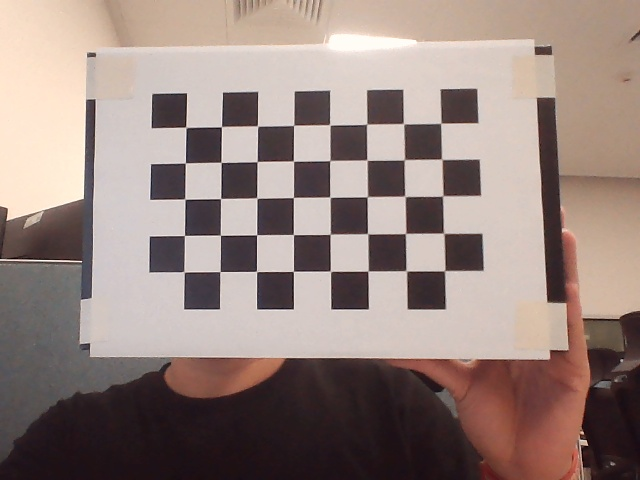
#> input picture tools_box/camera_params/board_0.jpg, 640 x 480 px; its folder holds 4 pictures in this run
$ python camera_params.py
#> lines starting #> are read from the running program, lines starting #| are printed output that depends on the picture; after the words box and inside, x2 and y2 are one past the last pixel; in counts of white or black regions, pixels touching at a corner belong together
import numpy as np
import cv2 as cv

if __name__ == '__main__':
    # 设置棋盘格的角点数
    n_rows = 5
    n_cols = 8

    # 设置棋盘格的实际尺寸（单位：米）
    square_size = 0.025

    # 创建棋盘格的三维坐标点
    objp = np.zeros((n_rows * n_cols, 3), np.float32)
    objp[:, :2] = np.mgrid[0:n_rows, 0:n_cols].T.reshape(-1, 2) * square_size

    # 创建存储三维点和图像点的列表
    objpoints = []  # 三维点
    imgpoints = []  # 图像点

    # 读取所有的棋盘格图片
    images = []
    for i in range(0, 15):
        images.append('board_{}.jpg'.format(i))

    # 遍历每张图片，寻找角点
    gray = None
    for path in images:
        # 读取图片并转为灰度图
        img = cv.imread(path)
#> img is the input picture: shape (480, 640, 3); mean B, G, R 126.1, 132.1, 150.2
        gray = cv.cvtColor(img, cv.COLOR_BGR2GRAY)
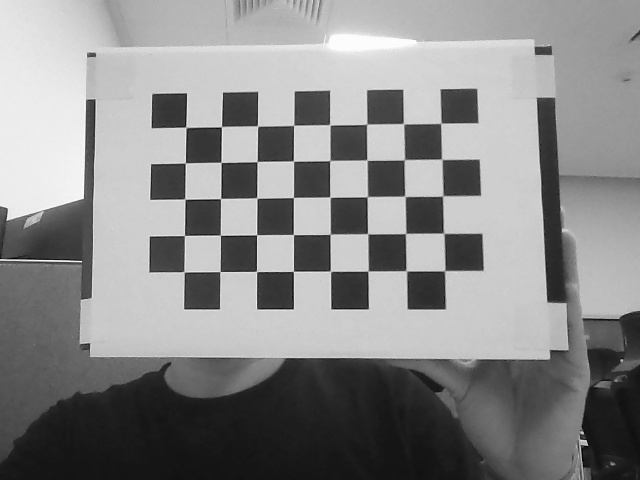
#> gray: shape (480, 640); min 3, max 254, mean 136.9

        # 寻找角点
        ret, corners = cv.findChessboardCorners(gray, (n_rows, n_cols), None)
#> ret = True; corners = 40 rows, first 8: [440.9, 123.1], [441.7, 159.1], [442.7, 195.8], [443.7, 233.3], [444.4, 270.9], [403.5, 123.6], [404.3, 159.8], [404.7, 196.1]

        # 如果找到了，添加到三维点和图像点列表中
        if ret == True:
            objpoints.append(objp)
            imgpoints.append(corners)

            # 绘制并显示角点
            cv.drawChessboardCorners(img, (n_rows, n_cols), corners, ret)
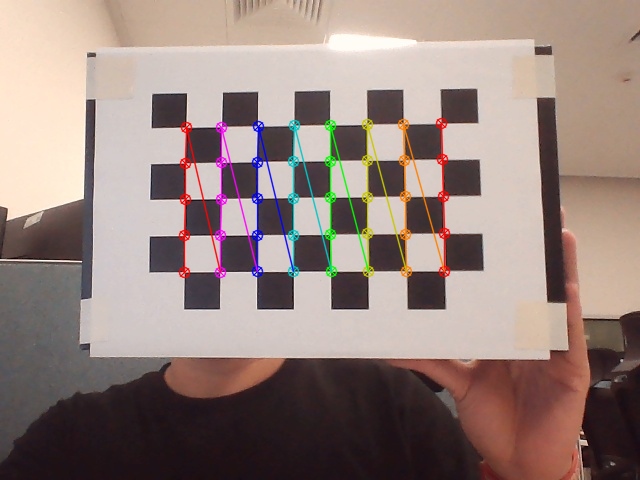
#> img: shape (480, 640, 3); 3.22% of pixels changed, all inside (x1, y1, x2, y2) = (178, 117, 451, 279)
#> pass 2 of the loop `for path in images:`:
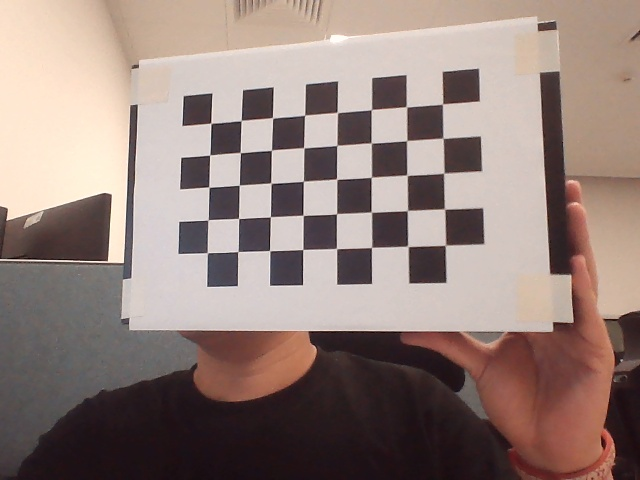
#> input picture tools_box/camera_params/board_1.jpg, 640 x 480 px
#> img is the input picture: shape (480, 640, 3); mean B, G, R 122.9, 129.1, 147.9
#> `gray = cv.cvtColor(img, cv.COLOR_BGR2GRAY)`:
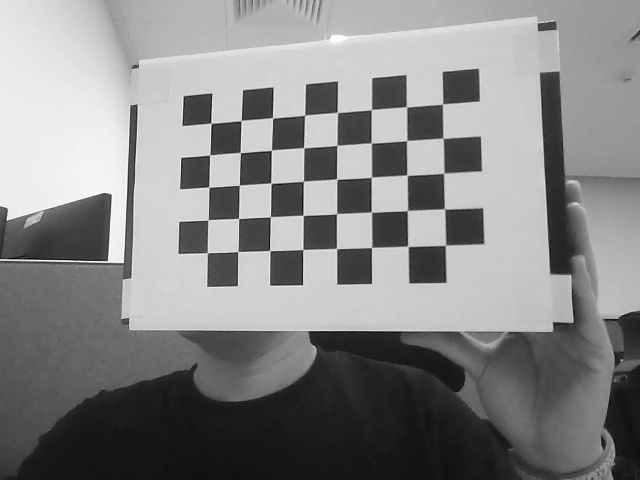
#> gray: shape (480, 640); min 4, max 254, mean 134.1
#> corners = 40 rows, first 8: [442.4, 103.8], [442.7, 138.2], [443.7, 173.1], [444.5, 209], [445.1, 245.5], [406.2, 106.9], [406.5, 140.5], [406.7, 175.2]
#> `cv.drawChessboardCorners(img, (n_rows, n_cols), corners, ret)`:
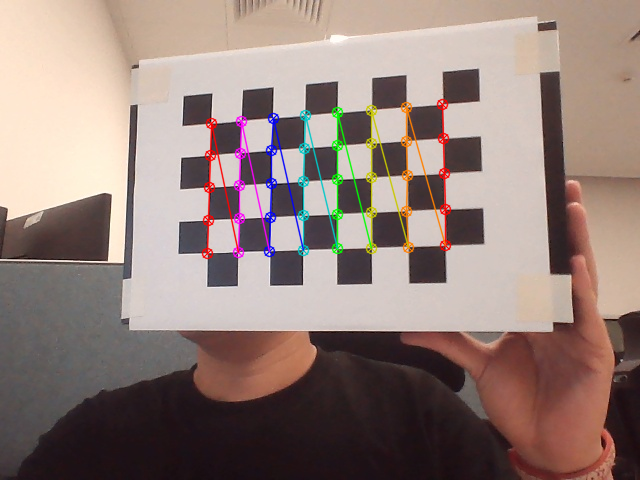
#> img: shape (480, 640, 3); 3.04% of pixels changed, all inside (x1, y1, x2, y2) = (201, 98, 452, 260)
#> (the run stopped early here; a loop or call above may not have finished)
